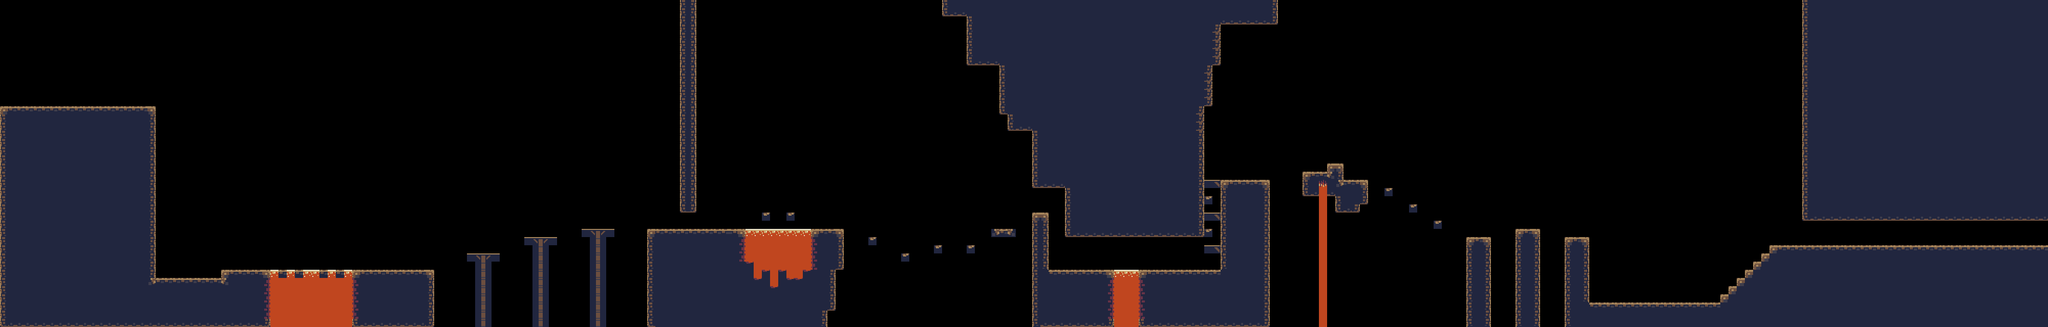

Rendered tile map (Tiled .tmx) drawn with the repository's tilesets; below, a short description and the map source with its tile grids summarised:
An orthogonal 250x40 tile map with 16x16 px tiles, 1 tile layer (Tile Layer 1) and 55 objects (55x 0).

<map version="1.0" orientation="orthogonal" renderorder="right-down" width="250" height="40" tilewidth="16" tileheight="16" nextobjectid="59">
 <tileset firstgid="1" name="caves_tileset" tilewidth="16" tileheight="16" tilecount="192" columns="16">
  <image source="caves_tileset.png" width="256" height="192" />
 </tileset>
 <layer name="Tile Layer 1" width="250" height="40">
  <data>[10000 cells, 3559 non-empty, 26 distinct tile ids]</data>
 </layer>
 <objectgroup name="Object Layer 1">
  <object id="1" name="0" x="1" y="209" width="302" height="430" />
  <object id="2" name="0" x="304" y="544" width="128" height="95.3333" />
  <object id="3" name="0" x="432" y="528" width="95.6667" height="111.333" />
  <object id="4" name="0" x="544.273" y="528.182" width="15.8182" height="15.8182" />
  <object id="5" name="0" x="576.091" y="527.909" width="15.6364" height="16" />
  <object id="6" name="0" x="624.091" y="528.182" width="15.6364" height="15.6364" />
  <object id="7" name="0" x="656.091" y="527.909" width="16" height="16.3636" />
  <object id="8" name="0" x="688.25" y="528" width="159.5" height="111.75" />
  <object id="9" name="0" x="911.75" y="496.5" width="64" height="15.5" />
  <object id="11" name="0" x="1024.25" y="464.25" width="64" height="15.5" />
  <object id="12" name="0" x="1136.25" y="448.25" width="63" height="15.25" />
  <object id="13" name="0" x="1328" y="0" width="32.5" height="416" />
  <object id="14" name="0" x="1263.5" y="447.5" width="192.5" height="192.5" />
  <object id="15" name="0" x="1456" y="528" width="129.5" height="112.5" />
  <object id="16" name="0" x="1585.5" y="528" width="45" height="79" />
  <object id="17" name="0" x="1584.5" y="448" width="63" height="79.5" />
  <object id="18" name="0" x="1487" y="416" width="17" height="16" />
  <object id="19" name="0" x="1536" y="415.5" width="16" height="17.5" />
  <object id="20" name="0" x="1696" y="464" width="16" height="16.5" />
  <object id="21" name="0" x="1760.5" y="496.5" width="15.5" height="16" />
  <object id="22" name="0" x="1825" y="480.5" width="16" height="16.5" />
  <object id="23" name="0" x="1887.5" y="480" width="16.5" height="16.5" />
  <object id="24" name="0" x="1935.5" y="448" width="48" height="16.5" />
  <object id="25" name="0" x="2016.33" y="416.333" width="30.6667" height="223.333" />
  <object id="26" name="0" x="2047" y="527.667" width="128.333" height="112.667" />
  <object id="27" name="0" x="2224.67" y="529" width="254.667" height="110.667" />
  <object id="28" name="0" x="2386" y="352.667" width="93.3333" height="176.667" />
  <object id="29" name="0" x="2368.33" y="481" width="16" height="14.6667" />
  <object id="31" name="0" x="2351" y="416.333" width="14.6667" height="15.3333" />
  <object id="33" name="0" x="2369.67" y="352" width="16" height="16" />
  <object id="34" name="0" x="2080.67" y="368.333" width="270.667" height="95.3333" />
  <object id="35" name="0" x="2016.33" y="256.333" width="334.667" height="112" />
  <object id="36" name="0" x="1968" y="209" width="382.667" height="46.6667" />
  <object id="37" name="0" x="1952" y="129" width="414.667" height="79.3333" />
  <object id="38" name="0" x="1889.67" y="32.3333" width="493.333" height="95.3333" />
  <object id="39" name="0" x="1840" y="0.333333" width="655" height="31.3333" />
  <object id="40" name="0" x="2592" y="318.667" width="32.6667" height="66" />
  <object id="41" name="0" x="2545" y="336.667" width="47.3333" height="45.3333" />
  <object id="42" name="0" x="2608.67" y="386" width="46.6667" height="28.6667" />
  <object id="43" name="0" x="2625.67" y="351.667" width="45.3333" height="33.3333" />
  <object id="44" name="0" x="2702.67" y="366" width="17.3333" height="17.3333" />
  <object id="45" name="0" x="2753.33" y="400.667" width="15.3333" height="13.3333" />
  <object id="46" name="0" x="2798" y="432.667" width="22" height="15.3333" />
  <object id="47" name="0" x="2863.67" y="464" width="53.3333" height="80" />
  <object id="48" name="0" x="2961" y="448.667" width="46.6667" height="189.333" />
  <object id="49" name="0" x="3057" y="460" width="45.3333" height="181.333" />
  <object id="50" name="0" x="3103.33" y="592" width="256.667" height="49.3333" />
  <object id="51" name="0" x="3360.33" y="576" width="16" height="41.3333" />
  <object id="52" name="0" x="3376.67" y="559.333" width="14.6667" height="45.3333" />
  <object id="53" name="0" x="3392" y="543.333" width="16" height="40.6667" />
  <object id="54" name="0" x="3408.33" y="529" width="14" height="54.6667" />
  <object id="55" name="0" x="3422.67" y="511" width="16" height="108" />
  <object id="56" name="0" x="3439.67" y="495.667" width="18" height="104.667" />
  <object id="57" name="0" x="3456.33" y="480.667" width="542.667" height="140" />
  <object id="58" name="0" x="3520.33" y="2.84217e-14" width="479.333" height="432" />
 </objectgroup>
</map>